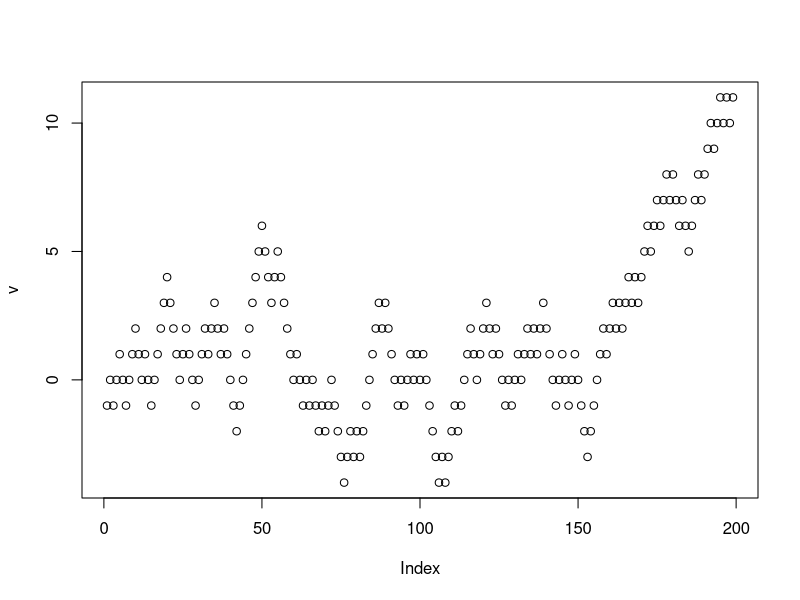
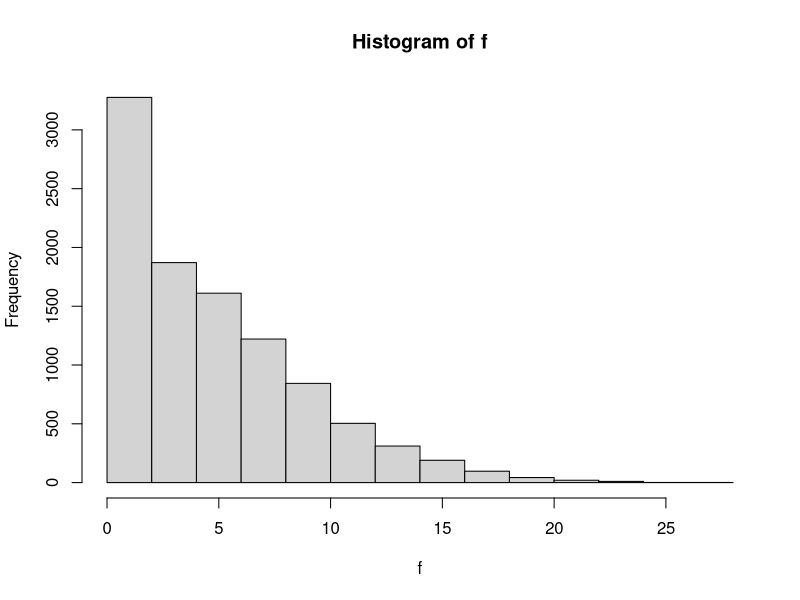

Write the R code that produced these figures, in order. (Note: this script raises an error after producing the figures.)

# Q1 - r mudanças de sinal em 2n+1 unidades de tempo;
q1 = function(n,r){
     resp = choose(2*n+1 , n+r+1)/(2^(2*n))
     cat(resp)
}
q1(2,2)

# Q2 - prob do ponto máx de um PA de tamanho n ser r
q2 = function(n,r){
     if(n < r){stop("n deve ser maior ou igual a r")}
     if((n+r)%%2 == 0){
     resp = choose(n, (n+r)/2)/(2^n)
     }else{
     resp = choose(n, (n+r+1)/2)/(2^n)
     }
     cat(resp)
}
q2(9,6)

# Q3 - 10000 replicacoes de um PA de 199 passos;
#      guardar: A) n de troca de sinais
#               B) o max atingido por cada passeio
#               C) n de lados acima do eixo

q3 = function(n,r){
     f  = c(NULL)
     c  = c(NULL)
     b  = c(NULL)
     for(i in 1:r){     
     # rodando os 1000 passeios
         a  = 0         
         # zerando para a contagem do proximo Passeio
         d  = 0         
         # zerando para a contagem do proximo Passeio
         v  = c(NULL)
         Sn = 0 
     for(j in 1:n){    
     # rodando Passeio de 199 passos
         m = runif(1)          
         # criando o passeio
         if(m < 0.5){Sn = Sn + 1}else{Sn = Sn - 1}
            v[j] = Sn
         if(j > 2){                                                           
         # um Passeio so pode mudar de sinal depois do 2 momento;
            if(v[j - 2] > 0 & v[j] < 0 || v[j - 2] < 0 & v[j] > 0){a = a + 1} 
            # contando o numero de troca de sinal de cada passeio;  
         }
         if(Sn > 0){d = d + 1}     
         # contando o numero de lados acima do eixo x de cada passeio
     }                                
       f[i] = a                 
       # armazenando o numero de troca de sinal de cada passeio         
       b[i] = max(v)            
       # armazenando o maior valor de cada passeio 
       c[i] = d                 
       # armazenando o numero de lados acima do eixo x   
     }
     cat("\nNumero de troca de sinais de cada Passeio:",f)
     cat("\n")
     cat("\nO maior valor de cada Passeio:",b)
     cat("\n")
     cat("\nO numero de lados de acima do eixo x de cada passeio:",c)
     plot(v)
}

q3(199,3)

# A
q3a = function(n,r){
  f  = c(NULL)
  c  = c(NULL)
  b  = c(NULL)
  for(i in 1:r){    
    # rodando os 1000 passeios
    a = 0           
    # zerando para a contagem do proximo Passeio
    d = 0           
    # zerando para a contagem do proximo Passeio
    v = c(NULL)     
    # limpando o vetor v para armazenar o proximo Passeio
    Sn = 0          
    # zerando para a contagem do Sn do proximo Passeio
    for(j in 1:n){          
    # rodando Passeio de 199 passos
      m = runif(1)          
      # criando o passeio
      if(m < 0.5){Sn = Sn + 1}else{Sn = Sn - 1}
      v[j] = Sn
      if(j > 2){                                                           
      # um Passeio so pode mudar de sinal depois do 2 momento;
        if(v[j - 2] > 0 & v[j] < 0 || v[j - 2] < 0 & v[j] > 0){a = a + 1}  
        # contando o numero de troca de sinal de cada passeio;  
      }
      if(Sn > 0){d = d + 1}     
      # contando o numero de lados acima do eixo x de cada passeio
    }                                
    f[i] = a                    
    # armazenando o n?mero de troca de sinal de cada passeio         
    b[i] = max(v)               
    # armazenando o maior valor de cada passeio 
    c[i] = d                    
    # armazenando o n?mero de lados acima do eixo x   
  }
  cat("\nNumero de troca de sinais de cada Passeio:",f)
  cat("\n")
  cat("\nO maior valor de cada Passeio:",b)
  cat("\n")
  cat("\nO numero de lados de acima do eixo x de cada passeio:",c)
  hist(f)
}

q3a(199,10000)

# B

v1 = c(q1(199,1),q1(199,2),q1(199,3),q1(199,4),q1(199,5),
      q1(199,10),q1(199,20),q1(199,30),q1(199,40))
v2 = 
  
table(v1,v2)  
  
# C
q3c = function(n,r){
  f  = c(NULL)
  c  = c(NULL)
  b  = c(NULL)
  for(i in 1:r){    
  # rodando os 1000 passeios
    a = 0           
    # zerando para a contagem do proximo Passeio
    d = 0           
    # zerando para a contagem do proximo Passeio
    v = c(NULL)     
    # limpando o vetor v para armazenar o proximo Passeio
    Sn = 0          
    # zerando para a contagem do Sn do proximo Passeio
    for(j in 1:n){          
    # rodando Passeio de 199 passos
      m = runif(1)          
      # criando o passeio
      if(m < 0.5){Sn = Sn + 1}else{Sn = Sn - 1}
      v[j] = Sn
      if(j > 2){                                                           
      # um Passeio so pode mudar de sinal depois do 2 momento;
        if(v[j - 2] > 0 & v[j] < 0 || v[j - 2] < 0 & v[j] > 0){a = a + 1}  
        # contando o numero de troca de sinal de cada passeio;  
      }
      if(Sn > 0){d = d + 1}     
      # contando o numero de lados acima do eixo x de cada passeio
    }                                
    f[i] = a                    
    # armazenando o numero de troca de sinal de cada passeio         
    b[i] = max(v)               
    # armazenando o maior valor de cada passeio 
    c[i] = d                    
    # armazenando o n?mero de lados acima do eixo x   
  }
  cat("\nNumero de troca de sinais de cada Passeio:",f)
  cat("\n")
  cat("\nO maior valor de cada Passeio:",b)
  cat("\n")
  cat("\nO numero de lados de acima do eixo x de cada passeio:",c)
  hist(b)
}
q3c(199,1000)
  
# D 
w1 = c(q2(199,1),q2(199,2),q2(199,3),q2(199,4),q2(199,5),
       q2(199,10),q2(199,15),q2(199,20),q2(199,50),q2(199,100))

w2 = c()

# E 
q3e = function(n,r){
  f  = c(NULL)
  c  = c(NULL)
  b  = c(NULL)
  for(i in 1:r){    
  # rodando os 1000 passeios
    a = 0           
    # zerando para a contagem do proximo Passeio
    d = 0           
    # zerando para a contagem do proximo Passeio
    v = c(NULL)     
    # limpando o vetor v para armazenar o proximo Passeio
    Sn = 0          
    # zerando para a contagem do Sn do proximo Passeio
    for(j in 1:n){          
    # rodando Passeio de 199 passos
      m = runif(1)          
      # criando o passeio
      if(m < 0.5){Sn = Sn + 1}else{Sn = Sn - 1}
      v[j] = Sn
      if(j > 2){                                                           
      # um Passeio so pode mudar de sinal depois do 2 momento;
        if(v[j - 2] > 0 & v[j] < 0 || v[j - 2] < 0 & v[j] > 0){a = a + 1}  
        # contando o numero de troca de sinal de cada passeio;  
      }
      if(Sn > 0){d = d + 1}     
      # contando o numero de lados acima do eixo x de cada passeio
    }                                
    f[i] = a                    
    # armazenando o numero de troca de sinal de cada passeio         
    b[i] = max(v)               
    # armazenando o maior valor de cada passeio 
    c[i] = d                    
    # armazenando o numero de lados acima do eixo x   
  }
  cat("\nNumero de troca de sinais de cada Passeio:",f)
  cat("\n")
  cat("\nO maior valor de cada Passeio:",b)
  cat("\n")
  cat("\nO numero de lados de acima do eixo x de cada passeio:",c)
  hist(c)
}
q3e(199,1000)

# 4 - funcao  q constroi um P.A. em Z2, com n passos.
#     A fucao de ve retornar um grafico e o estado final; 

Q4 = function(n){
     x = 0
     y = 0
     v = c(NULL)
     z = c(NULL)
     v[1] = 0
     z[1] = 0
     for(i in 2:n){                       
     # começa com 2. pois o primeiro momento já esta em (0,0)
         m = runif(1)
         if(m<0.5){                       
         # se m < 0.5, se move na horizontal
            m=runif(1)                     
            if(m<0.5){x=x+1}else{x=x-1}   
            # se m < 0.5, se move para direita, senão, para a esquerda 
            v[i] = x
            if(i == 1){z[i] = 0}else      
            # a coordenada vertical se mantém
                      {z[i] = z[i-1]}
            }else{                        
            # se m > 0.5, se move na vertical 
            m=runif(1)  
            if(m<0.5){y=y+1}else{y=y-1}   
            # se m < 0.5, se move para cima, senão, para baixo
            z[i] = y
            if(i == 1){v[i] = 0}else      
            # a coordenada horizontal se mantém
                      {v[i] = v[i-1]}
     }}
     plot(v,z, type = "l")                
     # plotando o gráfico em linhas
}

Q4(1000)

# 5 - funcao que controi n replicacoes de um P.A. de n passos em Z2;
#     retorna um hisograma com a distancia de Sn a origem

Q5 = function(n,r){
     x  = 0
     y  = 0
     v  = c(NULL)
     z  = c(NULL)
     Sn = c(NULL)
     v[1]  = 0                      
     # similar ao passeio anterior
     z[1]  = 0
     for(j in 1:r){
     for(i in 2:n){
         m = runif(1)
         if(m<0.5){
         m=runif(1)
         if(m<0.5){x=x+1}else{x=x-1}
         v[i] = x
         if(i == 1){z[i] = 0}else
                   {z[i] = z[i-1]}
         }else{
         m=runif(1)  
         if(m<0.5){y=y+1}else{y=y-1} 
         z[i] = y
         if(i == 1){v[i] = 0}else
                   {v[i] = v[i-1]}
      }}
     Sn[j] = sqrt((v[n])^2) + sqrt((z[n])^2)   
     }
     hist(Sn)
}
Q5(1000,100)

# 6 - graf. estrela ate repetir um viz

q6 = function(r,n){
     m = c(NULL)     
     # vetor que contera os valores de runif;
     s = c(NULL)     
     # vetor que contera o maior valor de cada instervalo;
     c = c(NULL)
     for (i in 1:r){
          s[i] = i/r
     }
     for(j in 1:n){
     f = rep(0,r)     
     # vetor que contera os intervalos ao qual cada runif pertence;    
     for(i in 1:r){
         m[i] = runif(1)
         if(m[i]<0.5){f[i] = f[i] + 1}
         if(f[i] == 2)break}
     c[j] = sum(f)
     }                      
     # obs: os intervalos sao como os amigos e runif sao como as visitas;
      hist(c)
      cat("\nVetor com o maior valor de cada intervalo:",s)
#     cat("\nVetor com os vizinhos que foram visitados:",f)
}

q6(3,1000)
q6(5,1000)
q6(10,1000)
q6(20,1000)
q6(100,1000)


# 7 - graf. estrela ata atingir tds os viz:

q7 = function(r,n){
     m = c(NULL)     
     # vetor que contera os valores de runif;
     s = c(NULL)     
     # vetor que contera o maior valor de cada instervalo;
     c = c(NULL)
     for (i in 1:r){
          s[i] = i/r
     }
     for(j in 1:n){
     f = rep(0,r)     
     # vetor que contera os intervalos ao qual cada runif pertence;    
     d = 1
     repeat{
         m[d] = runif(1)
         if(m[d] < .5){f[d] = f[d] + 1}
         if(f[d] == 2){f[d] = 1}
         d = d + 1
         if(sum(f) == r){break}}
     c[j] = sum(f)
     }                      
     # obs: os intervalos sao como os amigos e runif sao como as visitas;
      hist(c)
      cat("\nVetor com o maior valor de cada intervalo:",s)
#     cat("\nVetor com os vizinhos que foram visitados:",f)
}
q7(3,1000)
q7(5,1000)
q7(10,1000)
q7(20,1000)
q7(100,1000)

# 8 - P.A. circular:
q8 = function(r,n,p){
     c = 1                               
     # começando no primeiro vizinho (vizinho 1)
     f = rep(0,r)                        
     # vetor para guardar os vizinhos visitados
     for(i in 1:n){
         m = runif(1)
         if(m<p){c = c + 1}else{c = c - 1}    
         # pulando de vizinho em vizinho
         if(c > r){c = 1}                     
         # se maior que r, volta pro primeiro vizinho
         if(c == 0){c = r}                    
         # se menor que 1, vai para o último vizinho
         f[c] = f[c] + 1                      
         # avisando que tal vizinho foi vizitado
         if(f[c] == 2){f[c] = 1}              
         # anulando as segundas visitas
     }
     cat(sum(f))    
     # retornando o número de vizinhos visitados; (onde f[i] = 1)
}

q8(10,10,0.5)

# 9 - P.A. Ruína do Jogador
q9 = function(i,r,p){
     v = c(NULL)
     j = 1
     repeat{
           m = runif(1)
           if(m<p){i = i +1}else{i = i -1}   
           # se o jogador ganha ou perde
           v[j] = i                          
           # armazenando a informação
           j = j + 1                         
           # proseguindo com o passeio
           if(i == 0 || i == r)break         
           # se atingir 0 ou r, o jogador para;
           }
     cat("Sn:",i)
     plot(v)
}
q9(5,10,0.5)

# 10 - 1000 replicações da Ruína do Jogador

q10 = function(i,r,p,n){
     v = c(NULL)
     w = c(NULL)            
     j = 1
     q = 1
     for(g in 1:n){                  
     # similar ao código anterior, porém com n passeios aleatórios
     t = 0   
     repeat{                                  
           m = runif(1)
           if(m<p){i = i +1}else{i = i -1}
           v[j] = i
           j = j + 1
           if(i == 0){t = t + 1}
           if(i == 0 || i == r)break} 
     w[g] = t
     }
     resp1 = t/(j-1)
     resp2 = (j-1-t)/(j-1)
     table(resp1,resp2)
#    cat("Sn:",i)
#    plot(v)
}

q10(3,6,0.3,2)
q10(3,6,0.5,1000)
q10(3,6,0.7,1000)


